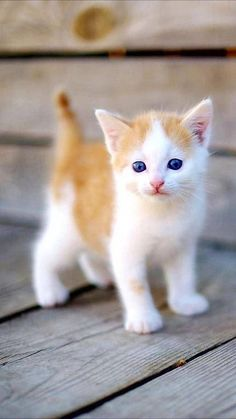
#> input picture CBIR/database/Cat/Cat_10.jpg, 236 x 419 px
$ python HOG.py   (older library calls are emulated)
#> lines starting #> are read from the running program, lines starting #| are printed output that depends on the picture
### CBIR/src/DB.py
# -*- coding: utf-8 -*-

from __future__ import print_function

import pandas as pd
import os

DB_dir = 'database'
DB_csv = 'data.csv'


class Database(object):

  def __init__(self):
    self._gen_csv()
    self.data = pd.read_csv(DB_csv)
    self.classes = set(self.data["cls"])

  def _gen_csv(self):
    if os.path.exists(DB_csv):
      return
    with open(DB_csv, 'w', encoding='UTF-8') as f:
      f.write("img,cls")
      for root, _, files in os.walk(DB_dir, topdown=False):
        cls = root.split('/')[-1]

        for name in files:
          if not name.endswith('.jpg'):
            continue
          img = os.path.join(root, name)
          f.write("\n{},{}".format(img, cls))
#> pass 2 of the loop in _gen_csv, `for root, _, files in os.walk(DB_dir, topdown=False):`:
#> pass 3 of the loop in _gen_csv, `for root, _, files in os.walk(DB_dir, topdown=False):`:

  def __len__(self):
    return len(self.data)

  def get_class(self):
    return self.classes

  def get_data(self):
    return self.data


# [7 lines that do not run on import are left out]

### CBIR/src/evaluate.py
# -*- coding: utf-8 -*-

from __future__ import print_function

from scipy import spatial
import numpy as np


class Evaluation(object):

  def make_samples(self):
    raise NotImplementedError("Needs to implemented this method")


def distance(v1, v2, d_type='d1'):
  assert v1.shape == v2.shape, "shape of two vectors need to be same!"

  if d_type == 'd1':
    return np.sum(np.absolute(v1 - v2))
  elif d_type == 'd2':
    return np.sum((v1 - v2) ** 2)
  elif d_type == 'd2-norm':
    return 2 - 2 * np.dot(v1, v2)
  elif d_type == 'd3':
    pass
  elif d_type == 'd4':
    pass
  elif d_type == 'd5':
    pass
  elif d_type == 'd6':
    pass
  elif d_type == 'd7':
    return 2 - 2 * np.dot(v1, v2)
  elif d_type == 'd8':
    return 2 - 2 * np.dot(v1, v2)
  elif d_type == 'cosine':
    return spatial.distance.cosine(v1, v2)
  elif d_type == 'square':
    return np.sum((v1 - v2) ** 2)


# [23 lines left out: function AP, not called in this run]


def infer(query, samples=None, db=None, sample_db_fn=None, depth=None, d_type='d1'):
  ''' infer a query, return it's ap

    arguments
      query       : a dict with three keys, see the template
                    {
                      'img': <path_to_img>,
                      'cls': <img class>,
                      'hist' <img histogram>
                    }
      samples     : a list of {
                                'img': <path_to_img>,
                                'cls': <img class>,
                                'hist' <img histogram>
                              }
      db          : an instance of class Database
      sample_db_fn: a function making samples, should be given if Database != None
      depth       : retrieved depth during inference, the default depth is equal to database size
      d_type      : distance type
  '''
  assert samples != None or (db != None and sample_db_fn != None), "need to give either samples or db plus sample_db_fn"
  if db:
    samples = sample_db_fn(db)

  # q_img, q_cls, q_hist = query['img'], query['cls'], query['hist']
  q_img, q_hist = query['img'], query['hist']
  results = []
  for idx, sample in enumerate(samples):
    s_img, s_cls, s_hist = sample['img'], sample['cls'], sample['hist']
    if q_img == s_img:
      continue
    img_name = s_img.split('/')
    results.append({
                    'dis': distance(q_hist, s_hist, d_type=d_type),
                    'cls': s_cls,
                    'image': img_name[2]
                  })
  results = sorted(results, key=lambda x: x['dis'])
  if depth and depth <= len(results):
    results = results[:depth]
  # ap = AP(q_cls, results, sort=False)
  return results
  # return ap, results


# [18 lines left out: function evaluate, not called in this run]


def evaluate_class(db, f_class=None, f_instance=None, depth=None, d_type='d1'):
  ''' infer the whole database

    arguments
      db     : an instance of class Database
      f_class: a class that generate features, needs to implement make_samples method
      depth  : retrieved depth during inference, the default depth is equal to database size
      d_type : distance type
  '''
  assert f_class or f_instance, "needs to give class_name or an instance of class"

  classes = db.get_class()
  ret = {c: [] for c in classes}

  if f_class:
    f = f_class()
  elif f_instance:
    f = f_instance
  samples = f.make_samples(db)
  for query in samples:
    ap, _ = infer(query, samples=samples, depth=depth, d_type=d_type)
    ret[query['cls']].append(ap)

  return ret

### CBIR/src/HOG.py
# -*- coding: utf-8 -*-

from __future__ import print_function

from evaluate import evaluate_class
from DB import Database

from skimage.feature import hog
from skimage import color

from six.moves import cPickle
import numpy as np
import scipy.misc
import os
import cv2

n_bin    = 10
n_slice  = 6
n_orient = 8
p_p_c    = (2, 2)
c_p_b    = (1, 1)
h_type   = 'region'
d_type   = 'd1'

depth    = 5

''' MMAP
     depth
      depthNone, HOG-region-n_bin10-n_slice6-n_orient8-ppc(2, 2)-cpb(1, 1), distance=d1, MMAP 0.155887235348
      depth100,  HOG-region-n_bin10-n_slice6-n_orient8-ppc(2, 2)-cpb(1, 1), distance=d1, MMAP 0.261149622088
      depth30,   HOG-region-n_bin10-n_slice6-n_orient8-ppc(2, 2)-cpb(1, 1), distance=d1, MMAP 0.371054105819
      depth10,   HOG-region-n_bin10-n_slice6-n_orient8-ppc(2, 2)-cpb(1, 1), distance=d1, MMAP 0.449627835097
      depth5,    HOG-region-n_bin10-n_slice6-n_orient8-ppc(2, 2)-cpb(1, 1), distance=d1, MMAP 0.465333333333
      depth3,    HOG-region-n_bin10-n_slice6-n_orient8-ppc(2, 2)-cpb(1, 1), distance=d1, MMAP 0.463833333333
      depth1,    HOG-region-n_bin10-n_slice6-n_orient8-ppc(2, 2)-cpb(1, 1), distance=d1, MMAP 0.398

      (exps below use depth=None)

     ppc & cpb
      HOG-global-n_bin10-n_orient8-ppc(2, 2)-cpb(1, 1), distance=d1, MMAP 0.105569494513
      HOG-global-n_bin10-n_orient8-ppc(32, 32)-cpb(1, 1), distance=d1, MMAP 0.0945343258574
      HOG-global-n_bin10-n_orient8-ppc(8, 8)-cpb(3, 3), distance=d1, MMAP 0.0782408187317

     h_type
      HOG-global-n_bin100-n_orient8-ppc(32, 32)-cpb(1, 1), distance=d1, MMAP 0.0990826443803
      HOG-region-n_bin100-n_slice4-n_orient8-ppc(32, 32)-cpb(1, 1), distance=d1, MMAP 0.131164310773

     n_orient
      HOG-global-n_bin10-n_orient8-ppc(2, 2)-cpb(1, 1), distance=d1, MMAP 0.105569494513
      HOG-region-n_bin10-n_slice4-n_orient18-ppc(2, 2)-cpb(1, 1), distance=d1, MMAP 0.14941454752

     n_bin
      HOG-region-n_bin5-n_slice4-n_orient8-ppc(32, 32)-cpb(1, 1), distance=d1, MMAP 0.140448910465
      HOG-region-n_bin10-n_slice4-n_orient8-ppc(32, 32)-cpb(1, 1), distance=d1, MMAP 0.144675311048
      HOG-region-n_bin20-n_slice4-n_orient8-ppc(32, 32)-cpb(1, 1), distance=d1, MMAP 0.1429074023
      HOG-region-n_bin100-n_slice4-n_orient8-ppc(32, 32)-cpb(1, 1), distance=d1, MMAP 0.131164310773

     n_slice
      HOG-region-n_bin10-n_slice2-n_orient8-ppc(2, 2)-cpb(1, 1), distance=d1, MMAP 0.116513458785
      HOG-region-n_bin10-n_slice4-n_orient8-ppc(2, 2)-cpb(1, 1), distance=d1, MMAP 0.151557545391
      HOG-region-n_bin10-n_slice6-n_orient8-ppc(2, 2)-cpb(1, 1), distance=d1, MMAP 0.155887235348
      HOG-region-n_bin10-n_slice8-n_orient8-ppc(2, 2)-cpb(1, 1), distance=d1, MMAP 0.15347983005
'''

# cache dir
cache_dir = 'cache'
if not os.path.exists(cache_dir):
  os.makedirs(cache_dir)


class HOG(object):

  def histogram(self, input, n_bin=n_bin, type=h_type, n_slice=n_slice, normalize=True):
    ''' count img histogram

      arguments
        input    : a path to a image or a numpy.ndarray
        n_bin    : number of bins of histogram
        type     : 'global' means count the histogram for whole image
                   'region' means count the histogram for regions in images, then concatanate all of them
        n_slice  : work when type equals to 'region', height & width will equally sliced into N slices
        normalize: normalize output histogram

      return
        type == 'global'
          a numpy array with size n_bin
        type == 'region'
          a numpy array with size n_bin * n_slice * n_slice
    '''
#> called with input = 'CBIR/database/Cat/Cat_10.jpg', n_bin = 10, type = 'region', n_slice = 6, normalize = True
    if isinstance(input, np.ndarray):  # examinate input type
      img = input.copy()
    else:
      img = cv2.imread(input)
#> img is the input picture: shape (419, 236, 3); mean B, G, R 153.1, 156, 164.7
    height, width, channel = img.shape
#> height = 419; width = 236; channel = 3

    if type == 'global':
      hist = self._HOG(img, n_bin)

    elif type == 'region':
      hist = np.zeros((n_slice, n_slice, n_bin))
      h_silce = np.around(np.linspace(0, height, n_slice+1, endpoint=True)).astype(int)
#> h_silce = [0, 70, 140, 210, 279, 349, 419]
      w_slice = np.around(np.linspace(0, width, n_slice+1, endpoint=True)).astype(int)
#> w_slice = [0, 39, 79, 118, 157, 197, 236]

      for hs in range(len(h_silce)-1):
        for ws in range(len(w_slice)-1):
          img_r = img[h_silce[hs]:h_silce[hs+1], w_slice[ws]:w_slice[ws+1]]  # slice img to regions
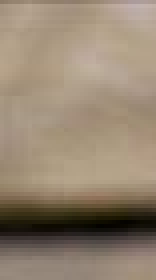
#> img_r: shape (70, 39, 3) (shown 4 times larger); mean B, G, R 112.6, 132.2, 148.4
          hist[hs][ws] = self._HOG(img_r, n_bin)

    if normalize:
      hist /= np.sum(hist)

    return hist.flatten()

  def _HOG(self, img, n_bin, normalize=True):
#> called with n_bin = 10, normalize = True
    image = color.rgb2gray(img)
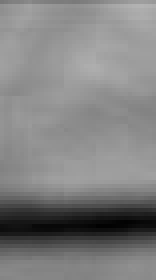
#> image: shape (70, 39) float64 (shown 4 times larger); min 0.00702, max 0.702, mean 0.507
    fd = hog(image, orientations=n_orient, pixels_per_cell=p_p_c, cells_per_block=c_p_b)
#> fd = 5320 values, max 1 at index 444, min 0 at index 1, mean 0.186
    bins = np.linspace(0, np.max(fd), n_bin+1, endpoint=True)
    hist, _ = np.histogram(fd, bins=bins)
#> hist = [3782, 2, 8, 24, 30, 754, 61, 512, 13, 134]

    if normalize:
      hist = np.array(hist) / np.sum(hist)
#> hist = [0.711, 0.000376, 0.0015, 0.00451, 0.00564, 0.142, 0.0115, 0.0962, 0.00244, 0.0252]

    return hist

  def make_samples(self, db, verbose=True):
    if h_type == 'global':
      sample_cache = "HOG-{}-n_bin{}-n_orient{}-ppc{}-cpb{}".format(h_type, n_bin, n_orient, p_p_c, c_p_b)
    elif h_type == 'region':
      sample_cache = "HOG-{}-n_bin{}-n_slice{}-n_orient{}-ppc{}-cpb{}".format(h_type, n_bin, n_slice, n_orient, p_p_c, c_p_b)

    try:
      samples = cPickle.load(open(os.path.join(cache_dir, sample_cache), "rb", True))
      for sample in samples:
        sample['hist'] /= np.sum(sample['hist'])  # normalize
      if verbose:
        print("Using cache..., config=%s, distance=%s, depth=%s" % (sample_cache, d_type, depth))
    except:
      if verbose:
        print("Counting histogram..., config=%s, distance=%s, depth=%s" % (sample_cache, d_type, depth))

      samples = []
      data = db.get_data()
      for d in data.itertuples():
        d_img, d_cls = getattr(d, "img"), getattr(d, "cls")
        d_hist = self.histogram(d_img, type=h_type, n_slice=n_slice)
        samples.append({
                        'img':  d_img,
                        'cls':  d_cls,
                        'hist': d_hist
                      })
#> pass 2 of the loop in make_samples, `for d in data.itertuples():`:
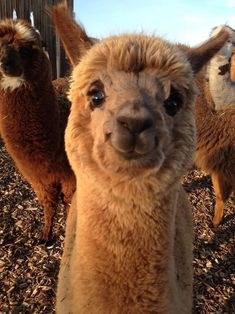
#> input picture CBIR/database/Alpaca/Alpaca_1.jpg, 235 x 314 px
#> in histogram, img is the input picture: shape (314, 235, 3); mean B, G, R 64.8, 88.2, 121.5
#> in histogram (call 2), `img_r = img[h_silce[hs]:h_silce[hs+1], w_slice[ws]:w_slice[ws+1]]`:
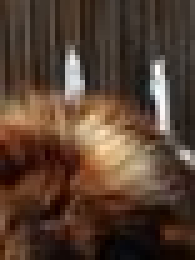
#> img_r: shape (52, 39, 3) (shown 5 times larger); mean B, G, R 48.7, 63.2, 85.5
#> in _HOG (call 37), `image = color.rgb2gray(img)`:
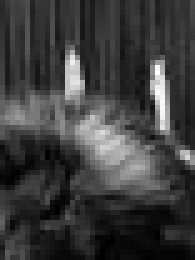
#> image: shape (52, 39) float64 (shown 5 times larger); min 0.00198, max 0.994, mean 0.242
#> fd = 3952 values, max 1 at index 104, min 0 at index 1, mean 0.205
#> in _HOG (call 37), `hist, _ = np.histogram(fd, bins=bins)`: hist = [2563, 11, 34, 29, 59, 831, 143, 229, 17, 36]
#> in _HOG (call 37), `hist = np.array(hist) / np.sum(hist)`: hist = [0.649, 0.00278, 0.0086, 0.00734, 0.0149, 0.21, 0.0362, 0.0579, 0.0043, 0.00911]
#> pass 3 of the loop in make_samples, `for d in data.itertuples():`:
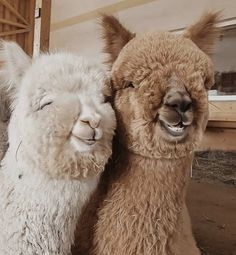
#> input picture CBIR/database/Alpaca/Alpaca_10.jpg, 236 x 255 px
#> in histogram, img is the input picture: shape (255, 236, 3); mean B, G, R 109.5, 126.1, 147.9
#> in histogram (call 3), `img_r = img[h_silce[hs]:h_silce[hs+1], w_slice[ws]:w_slice[ws+1]]`:
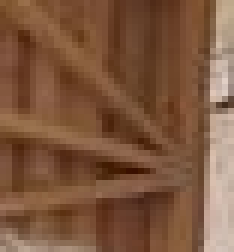
#> img_r: shape (42, 39, 3) (shown 6 times larger); mean B, G, R 62, 87.1, 125.6
#> the loop made 4 passes; the first 3 are shown
      cPickle.dump(samples, open(os.path.join(cache_dir, sample_cache), "wb", True))
#> (this line was passed over: six is not available in this run)

    return samples


if __name__ == "__main__":
  db = Database()

  # evaluate database
#> (the run stopped early here; a loop or call above may not have finished)
